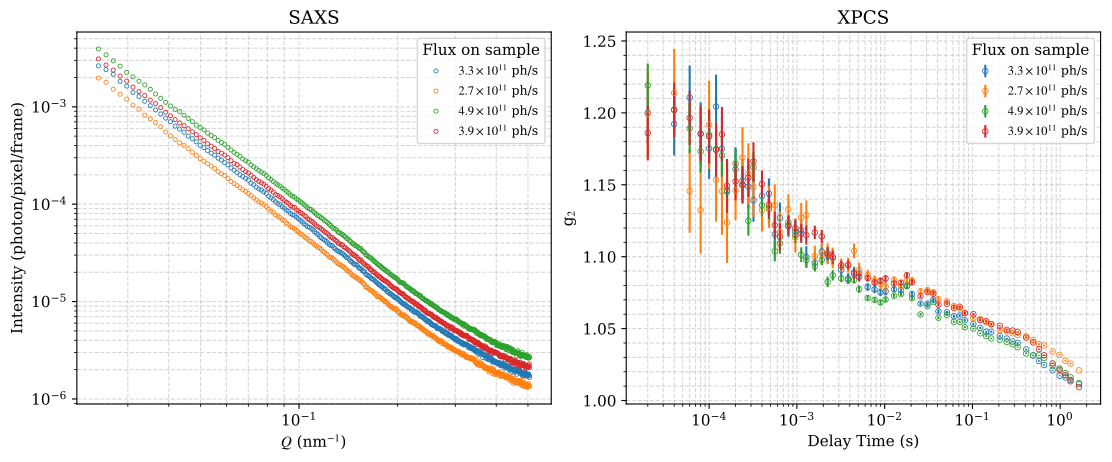

Write the Python code that produced this figure.
"""SAXS + XPCS for diluted H06 at four attenuation conditions, with the legend
labelled by the actual photon flux on the sample (not the nominal attenuation).

The nominal attenuator settings (a7, a9, a11, a14) do NOT give a monotonic flux
because the attenuator setup was wrong.  The true on-sample flux is recovered
from the upstream ion-chamber (IC) reading of each measurement:

    IC readout  --(Pind_calibration.csv)-->  calibrated PIN-diode current
                --(Flux_Cal.py formula)---->  photon flux on sample [ph/s]

The IC readout is stored in each results file at
``entry/instrument/incident_beam/incident_beam_intensity`` and must be scaled by
1e-9 (matches the numbers reported on Slide_Screenshot.png).
"""

import os
import glob

import numpy as np
import pandas as pd
import h5py
import matplotlib.pyplot as plt

# --- PATHS (all local, relative to this script) ---
here = os.path.dirname(os.path.abspath(__file__))
data_dir = os.path.join(here, 'cluster_results')
calib_csv = os.path.join(here, 'Pind_calibration.csv')

# nominal attenuation label -> results file (diluted H06, c6c5-4)
FILES = {
    'a7':  'E0174_H06-c6c5-4_a0007_f100000_r00001_results.hdf',
    'a9':  'E0173_H06-c6c5-4_a0009_f100000_r00001_results.hdf',
    'a11': 'E0172_H06-c6c5-4_a0011_f100000_r00001_results.hdf',
    'a14': 'E0171_H06-c6c5-4_a0014_f100000_r00001_results.hdf',
}
ORDER = ['a7', 'a9', 'a11', 'a14']       # legend / colour order
COLORS = {'a7': 'C0', 'a9': 'C1', 'a11': 'C2', 'a14': 'C3'}

IC_PATH  = 'entry/instrument/incident_beam/incident_beam_intensity'
IC_SCALE = 1e-9                          # apply to the stored IC readout

# --- FLUX CONVERSION CONSTANTS (from Flux_Cal.py) ---
# calibrated PIN-diode current [A]  ->  photon flux on sample [ph/s].
# NOTE: we deliberately drop the attenuation-ratio factor used in Flux_Cal.py
# (there it recovers the *unattenuated* full-beam flux); here the IC/PIN reading
# already corresponds to the attenuated flux hitting the sample.
SPEC_RES      = 0.1882
PHOTON_ENERGY = 12.4e3                   # eV
EV2J          = 1.6e-19
LOSS_MIRROR   = 0.94 * 0.94             # mirror reflectivity
LOSS_DIAMOND  = 0.735                    # BPM + CVD diamond window at 8-ID-E
LOSS_FACTOR   = LOSS_MIRROR * LOSS_DIAMOND


def pind_to_flux(pind_current):
    """Calibrated PIN-diode current [A] -> corrected photon flux [ph/s]."""
    beam_power = pind_current / SPEC_RES
    raw_flux = beam_power / (PHOTON_ENERGY * EV2J)
    return raw_flux / LOSS_FACTOR


def ic_to_pind_slope(csv_path):
    """Fit calibrated-PIN vs up-IC (through the origin) from the calibration CSV.

    Only rows with a real positive IC reading and a numeric (non-saturated)
    calibrated-PIN value are used.  Both detectors respond linearly to flux and
    read ~0 with the shutter closed, so a single proportionality constant maps
    one to the other.
    """
    df = pd.read_csv(csv_path)
    ic = pd.to_numeric(df['Up IC (120 nA, 1e9 scale)'], errors='coerce')
    pind = pd.to_numeric(df['Calibrated pind'], errors='coerce')
    good = ic.notna() & pind.notna() & (ic > 0) & (pind > 0)
    x, y = ic[good].values, pind[good].values
    slope = np.sum(x * y) / np.sum(x * x)          # least squares through origin
    return slope


def fmt_flux(f):
    """Format a flux as '$m.m\\times10^{e}$ ph/s' for the legend."""
    exp = int(np.floor(np.log10(f)))
    mant = f / 10 ** exp
    return rf'${mant:.1f}\times10^{{{exp}}}$ ph/s'


# --- BUILD IC -> flux calibration ---
slope = ic_to_pind_slope(calib_csv)
print(f'IC -> calibrated-PIN slope (through origin): {slope:.4e}')

# --- READ DATA + COMPUTE FLUX ---
data = {}
print('\ncondition   IC [A]      cal-PIN [A]   flux [ph/s]')
for key in ORDER:
    with h5py.File(os.path.join(data_dir, FILES[key]), 'r') as hf:
        ic_raw = hf[IC_PATH][()]
        ic_raw = float(np.asarray(ic_raw).reshape(-1)[0])
        ic = ic_raw * IC_SCALE
        g2 = hf['xpcs/multitau/normalized_g2'][:]
        g2_err = hf['xpcs/multitau/normalized_g2_err'][:]
        saxs_1d = np.squeeze(hf['xpcs/temporal_mean/scattering_1d'][:])
        t_el = hf['xpcs/multitau/delay_list'][:]
        t0 = hf['entry/instrument/detector_1/frame_time'][()]
        ql_sta = hf['xpcs/qmap/static_v_list_dim0'][:]

    pind = slope * ic
    flux = pind_to_flux(pind)
    data[key] = dict(ic=ic, flux=flux, g2=g2, g2_err=g2_err, saxs_1d=saxs_1d,
                     q_saxs=ql_sta * 10.0, t_g2=t_el * t0)
    print(f'{key:>7}   {ic:.3e}   {pind:.3e}    {flux:.3e}')

# --- FIGURE ---
plt.rcParams.update({'font.size': 11, 'font.family': 'serif',
                     'mathtext.fontset': 'stix'})
fig, axs = plt.subplots(1, 2, figsize=(11, 4.5), constrained_layout=True)

for key in ORDER:
    d = data[key]
    color = COLORS[key]
    label = fmt_flux(d['flux'])
    # left: SAXS I(q)
    axs[0].plot(d['q_saxs'], d['saxs_1d'], marker='o', mfc='none', mec=color,
                mew=0.6, ms=3, color=color, ls='none', label=label)
    # right: g2 at the first q bin
    axs[1].errorbar(d['t_g2'], d['g2'][:, 0], d['g2_err'][:, 0], marker='o',
                    mfc='none', mec=color, mew=0.6, ms=4, color=color,
                    ls='none', label=label)

axs[0].set_xlabel(r'$Q$ (nm$^{-1}$)')
axs[0].set_ylabel('Intensity (photon/pixel/frame)')
axs[0].set_title('SAXS')
axs[0].set_xscale('log')
axs[0].set_yscale('log')
axs[0].minorticks_on()
axs[0].grid(True, which='both', ls='--', alpha=0.5)
axs[0].legend(title='Flux on sample', fontsize=9)

axs[1].set_xlabel('Delay Time (s)')
axs[1].set_ylabel(r'g$_2$')
axs[1].set_title('XPCS')
axs[1].set_xscale('log')
axs[1].minorticks_on()
axs[1].grid(True, which='both', ls='--', alpha=0.5)
axs[1].legend(title='Flux on sample', fontsize=9)

out_pdf = os.path.join(here, 'g2_SAXPCS_Rad_Cali.pdf')
fig.savefig(out_pdf, dpi=300, bbox_inches='tight')
print(f'\nwrote {out_pdf}')
plt.show()
